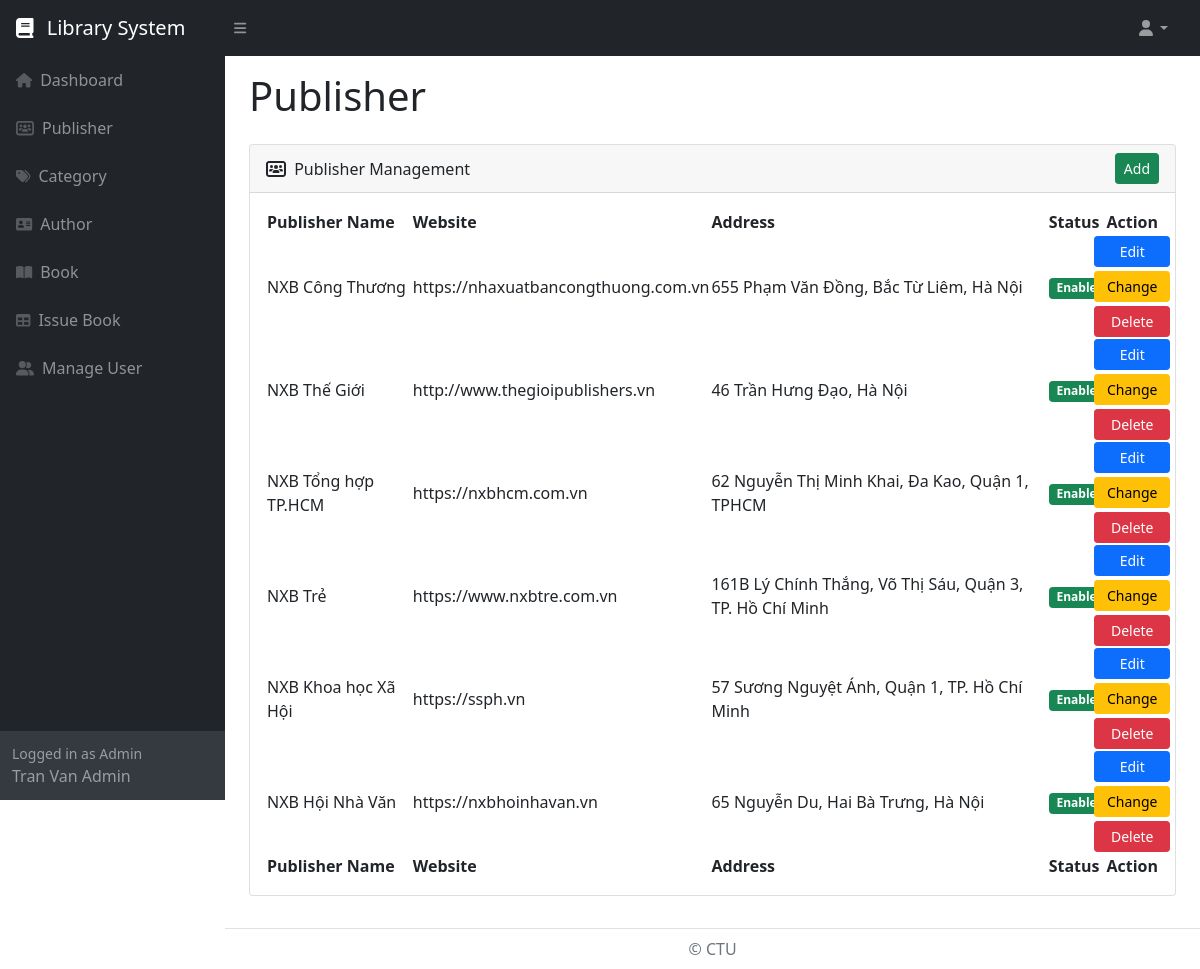
Screenshot of /library/admin/publisher.php (signed in) with the database file from the repository.
### tables this page shows
CREATE TABLE `publisher` (
  `publisher_id` int(11) NOT NULL,
  `publisher_name` varchar(50) NOT NULL,
  `publisher_address` varchar(200) NOT NULL,
  `publisher_website` varchar(50) NOT NULL,
  `publisher_status` enum('Enable','Disable') NOT NULL
);

### library/function.php (called while the page is built, shortened)
<?php
function is_admin_login()
{
	if(isset($_SESSION['admin_id']))
	{
		return true;
	}
	return false;
}
?>

### library/admin/publisher.php (the view, shortened to what this page needs)
<?php
include '../database_connection.php';
include '../function.php';
$query = "
	SELECT * FROM publisher
	ORDER BY publisher_id ASC
";
$statement = $connect->prepare($query);
$statement->execute();
include '../header.php';
?>
<div class="container-fluid px-4">
	<div class="row mt-3">
		<div class="col-md-12">
			<h1>Publisher</h1>
		</div>
	</div>
	<?php
	if(isset($_GET['action']))
	{
		if($_GET['action'] == 'add')
		{
	?>
	<div class="row justify-content-center">
		<div class="col-md-8">
			<div class="card mb-3">
				<div class="card-header">
					<div class="col col-md-6 mt-1">
						<i class="fa-solid fa-users-rectangle me-1"></i> Add New Publisher
					</div>
                </div>
                <div class="card-body">
                	<form method="POST">
                		<div class="mb-3">
                			<label class="form-label">Publisher Name</label>
                			<input type="text" name="publisher_name" id="publisher_name" class="form-control" />
                		</div>
						<div class="mb-3">
                			<label class="form-label">Publisher Website</label>
                			<input type="text" name="publisher_website" id="publisher_website" class="form-control" />
                		</div>
						<div class="mb-3">
                			<label class="form-label">Publisher Address</label>
                			<input type="text" name="publisher_address" id="publisher_address" class="form-control" />
                		</div>
                		<div class="mt-3 mb-0">
                			<input type="submit" name="add_publisher" value="Add" class="btn btn-success" />
                		</div>
                	</form>
                </div>
            </div>
		</div>
	</div>
	<?php
		}
		else if($_GET["action"] == 'edit')
		{
			$publisher_id = $_GET["id"];
			if($publisher_id > 0)
			{
				$query = "
				SELECT * FROM publisher
                WHERE publisher_id = '$publisher_id'
				";
				$publisher_result = $connect->query($query);
				foreach($publisher_result as $publisher_row)
				{
	?>
	<div class="row justify-content-center">
		<div class="col-md-8">
			<div class="card mb-3">
				<div class="card-header">
					<div class="col col-md-6 mt-1">
						<i class="fa-solid fa-users-rectangle me-1"></i> Edit Publisher Details
					</div>
				</div>
				<div class="card-body">
					<form method="post">
						<div class="mb-3">
							<label class="form-label">Publisher Name</label>
							<input type="text" name="publisher_name" id="publisher_name" class="form-control" value="<?php echo $publisher_row['publisher_name']; ?>" />
						</div>
						<div class="mb-3">
                			<label class="form-label">Publisher Website</label>
                			<input type="text" name="publisher_website" id="publisher_website" class="form-control" value="<?php echo $publisher_row['publisher_website']; ?>" />
                		</div>
						<div class="mb-3">
                			<label class="form-label">Publisher Address</label>
                			<input type="text" name="publisher_address" id="publisher_address" class="form-control" value="<?php echo $publisher_row['publisher_address']; ?>" />
                		</div>
						<div class="mt-3 mb-0">
							<input type="hidden" name="publisher_id" value="<?php echo $_GET['id']; ?>" />
							<input type="submit" name="edit_publisher" class="btn btn-primary" value="Edit" />
						</div>
					</form>
				</div>
			</div>
		</div>
	</div>
	<?php
				}
			}
		}
	}
	else
	{
	?>
	<div class="row justify-content-center">
		<div class="col-md-12">
			<div class="card mb-3">
				<div class="card-header">
					<div class="row">
						<div class="col col-md-6 mt-1">
							<i class="fa-solid fa-users-rectangle me-1"></i> Publisher Management
						</div>
						<div class="col col-md-6" align="right">
							<a href="publisher.php?action=add" class="btn btn-success btn-sm">Add</a>
						</div>
					</div>
				</div>
				<div class="card-body">
					<table id=datatablesSimple>
						<thead>
							<tr>
								<th>Publisher Name</th>
								<th>Website</th>
								<th>Address</th>
								<th>Status</th>
								<th>Action</th>
							</tr>
						</thead>
						<tfoot>
							<tr>
								<th>Publisher Name</th>
								<th>Website</th>
								<th>Address</th>
								<th>Status</th>
								<th>Action</th>
							</tr>
						</tfoot>
						<tbody>
							<?php
							if($statement->rowCount() > 0)
							{
								foreach($statement->fetchAll() as $row)
								{
									if($row['publisher_status'] == 'Enable')
									{
										$publisher_status = '<div class="badge bg-success">Enable</div>';
									}
									else
									{
										$publisher_status = '<div class="badge bg-danger">Disable</div>';
									}
									echo '
									<tr>
										<td>'.$row["publisher_name"].'</td>
										<td>'.$row["publisher_website"].'</td>
										<td>'.$row["publisher_address"].'</td>
										<td>'.$publisher_status.'</td>
										<td>
											<div class="col">
												<div class="row mb-1">
													<a href="publisher.php?action=edit&id='.$row["publisher_id"].'"
														class="btn btn-sm btn-primary">
														Edit
													</a>
												</div>
												<div class="row mb-1">
													<button
														class="btn btn-warning btn-sm"
														onclick="change_status(`'.$row["publisher_id"].'`, `'.$row["publisher_status"].'`)">
														Change
													</button>
												</div>
												<div class="row">
													<button
														class="btn btn-danger btn-sm"
														onclick="delete_record(`'.$row["publisher_id"].'`)">
														Delete
													</button>
												</div>
											</div>
										</td>
									</tr>
									';
								}
							}
							?>
						</tbody>
					</table>
				</div>
			</div>
		</div>
	</div>
	<?php
	}
	?>
</div>
<?php
include '../footer.php';
?>

### library/header.php (shortened to what this page needs)
<!doctype html>
<html lang="en">
    <head>
        <link href="http://localhost/library/assets/css/styles.css" rel="stylesheet" />
        <link href="https://cdn.jsdelivr.net/npm/simple-datatables@latest/dist/style.css" rel="stylesheet" />
    </head>
    <?php
    if(is_admin_login())
    {
    ?>
    <body class="sb-nav-fixed">
        <nav class="sb-topnav navbar navbar-expand navbar-dark bg-dark">
            <a class="navbar-brand ps-3" href="index.php">
                <i class="fa-solid fa-book me-2"></i>
                Library System
            </a>
            <button class="btn btn-link btn-sm order-1 order-lg-0 me-4 me-lg-0" id="sidebarToggle" href="#!"><i class="fas fa-bars"></i></button>
            <ul class="navbar-nav ms-auto ms-md-0 me-3 me-lg-4">
                <li class="nav-item dropdown">
                    <a class="nav-link dropdown-toggle" id="navbarDropdown" href="#" role="button" data-bs-toggle="dropdown" aria-expanded="false"><i class="fas fa-user fa-fw"></i></a>
                </li>
            </ul>
        </nav>
        <div id="layoutSidenav">
            <div id="layoutSidenav_nav">
                <nav class="sb-sidenav accordion sb-sidenav-dark" id="sidenavAccordion">
                    <div class="sb-sidenav-menu">
                        <div class="nav">
                            <a class="nav-link" href="index.php">
                                <div class="sb-nav-link-icon"><i class="fa-solid fa-house"></i></div>
                                Dashboard
                            </a>
                            <a class="nav-link" href="publisher.php">
                                <div class="sb-nav-link-icon"><i class="fa-solid fa-users-rectangle"></i></div>
                                Publisher
                            </a>
                            <a class="nav-link" href="category.php">
                                <div class="sb-nav-link-icon"><i class="fa-solid fa-tags"></i></div>
                                Category
                            </a>
                            <a class="nav-link" href="author.php">
                                <div class="sb-nav-link-icon"><i class="fa-solid fa-address-card"></i></div>
                                Author
                            </a>
                            <a class="nav-link" href="book.php">
                                <div class="sb-nav-link-icon"><i class="fa-solid fa-book-open"></i></div>
                                Book
                            </a>
                            <a class="nav-link" href="issue_book.php">
                                <div class="sb-nav-link-icon"><i class="fa-solid fa-table"></i></div>
                                Issue Book
                            </a>
                            <a class="nav-link" href="user.php">
                                <div class="sb-nav-link-icon"><i class="fa-solid fa-user-group"></i></div>
                                Manage User
                            </a>
                        </div>
                    </div>
                    <?php
                    $admin_name_query = "
	                SELECT admin_name FROM admin
                    WHERE admin_id = ".$_SESSION['admin_id']."
                    ";
                    $admin_name_result = $connect->prepare($admin_name_query);
                    $admin_name_result->execute();
                    foreach ($admin_name_result as $row){
                    ?>
                    <div class="sb-sidenav-footer">
                        <div class="small">Logged in as Admin</div>
                        <?php echo $row['admin_name'];} ?>
                    </div>
                </nav>
            </div>
            <div id="layoutSidenav_content">
                <main>
    <?php
    }
    ?>

### library/footer.php (shortened to what this page needs)
                <footer class="pt-2 pb-2 mt-3 text-muted text-center border-top">
                    &copy; CTU
                </footer>
            </div>
    </body>
</html>

### rows the page displays
publisher: publisher_name "NXB Công Thương", publisher_website "https://nhaxuatbancongthuong.com.vn", publisher_address "655 Phạm Văn Đồng, Bắc Từ Liêm, Hà Nội", publisher_status "Enable"
publisher: publisher_name "NXB Thế Giới", publisher_website "http://www.thegioipublishers.vn", publisher_address "46 Trần Hưng Đạo, Hà Nội", publisher_status "Enable"
publisher: publisher_name "NXB Tổng hợp TP.HCM", publisher_website "https://nxbhcm.com.vn", publisher_address "62 Nguyễn Thị Minh Khai, Đa Kao, Quận 1, TPHCM", publisher_status "Enable"
publisher: publisher_name "NXB Trẻ", publisher_website "https://www.nxbtre.com.vn", publisher_address "161B Lý Chính Thắng, Võ Thị Sáu, Quận 3, TP. Hồ Chí Minh", publisher_status "Enable"
publisher: publisher_name "NXB Khoa học Xã Hội", publisher_website "https://ssph.vn", publisher_address "57 Sương Nguyệt Ánh, Quận 1, TP. Hồ Chí Minh", publisher_status "Enable"
publisher: publisher_name "NXB Hội Nhà Văn", publisher_website "https://nxbhoinhavan.vn", publisher_address "65 Nguyễn Du, Hai Bà Trưng, Hà Nội", publisher_status "Enable"

### other values shown
$row['admin_name'] "Tran Van Admin"
